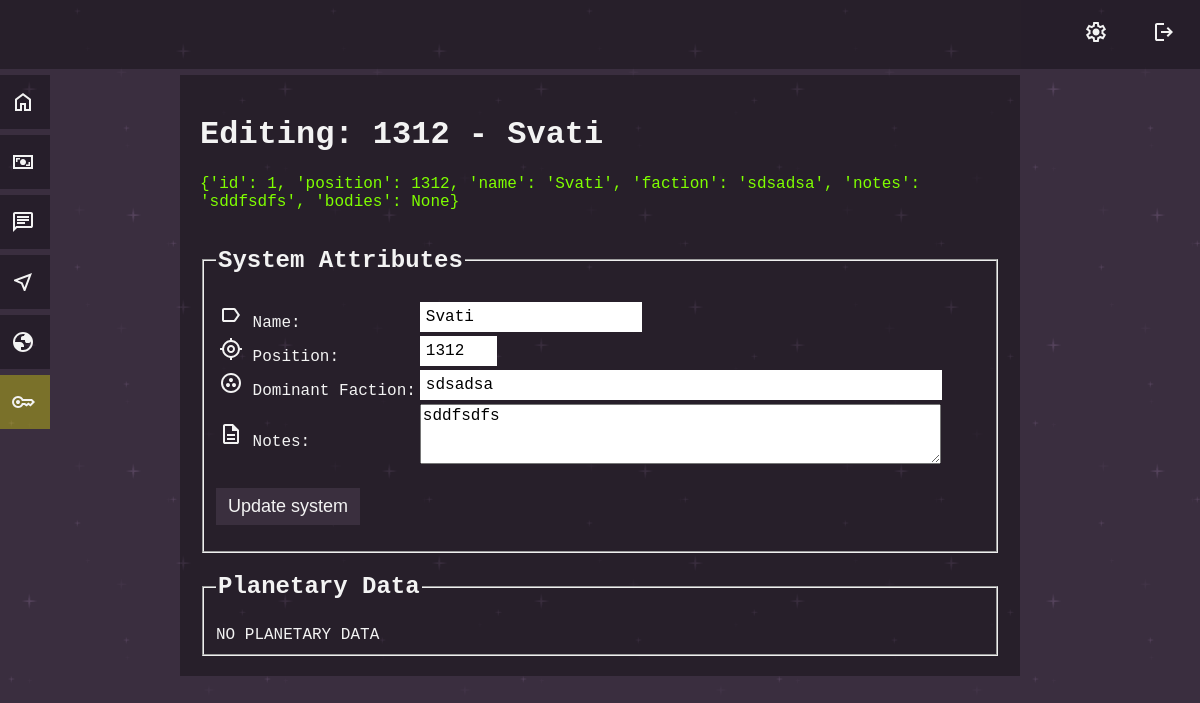
Page /edit_system/1 (signed in) on the earlier database version.
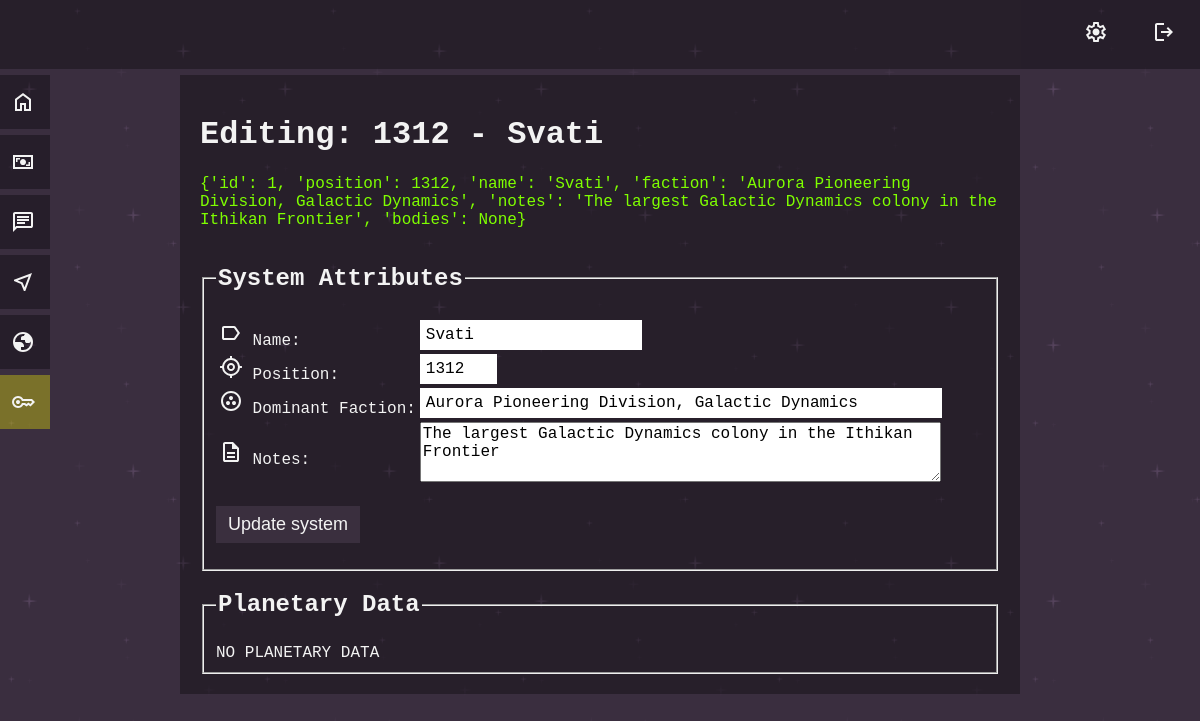
Same page on the later database version.
### tables this page shows
CREATE TABLE systems (
id INTEGER PRIMARY KEY AUTOINCREMENT NOT NULL,
position INT NOT NULL,
name TEXT NOT NULL,
faction TEXT,
notes TEXT,
bodies JSON
);

### app.py (the view)
@app.route("/edit_system/<int:system_id>", methods=['GET', 'POST'])
@login_required
def edit_system(system_id):
    if request.method == 'POST':
        if not request.form.get("edit_system_name"):
            return render_template("error.html", error_message="No system name submitted")
        elif not request.form.get("edit_system_position"):
            return render_template("error.html", error_message="No system position submitted")
        elif not request.form.get("edit_system_faction"):
            return render_template("error.html", error_message="No system faction submitted")
        elif not request.form.get("edit_system_notes"):
            return render_template("error.html", error_message="No system notes/description submitted")
        system_name = str(request.form.get("edit_system_name"))
        system_position = request.form.get("edit_system_position")
        try:
            system_position = int(request.form.get("edit_system_position"))
        except ValueError:
            return render_template("error.html", error_message="system coordinates formatted incorrectly")
        if system_position < 0 or system_position > 9999:
            return render_template("error.html", error_message="system coordinates outside operating parameters")
        system_coordinates_db = db.execute("SELECT position FROM systems WHERE NOT id = ?", system_id)
        existing_system_coordinates = []
        for position in system_coordinates_db:
            existing_system_coordinates.append(position['position'])
        if system_position in existing_system_coordinates:
            return render_template("error.html", error_message="system already exists in location")
        system_faction = str(request.form.get("edit_system_faction"))
        system_notes = str(request.form.get("edit_system_notes"))
        db.execute("UPDATE systems SET position = ?, name = ?, faction = ?, notes = ? WHERE id = ?",
            system_position,
            system_name,
            system_faction,
            system_notes,
            system_id)
        edited_system = db.execute("SELECT * FROM systems WHERE id = ?", system_id)[0]
        return redirect("/system")
    else:
        system_db = db.execute("SELECT id FROM systems")
        existing_systems = []
        for system in system_db:
            existing_systems.append(system['id'])
        if system_id not in existing_systems:
            return render_template("error.html", error_message="NO SUCH SYSTEM")
        else:
            edited_system = db.execute("SELECT * FROM systems WHERE id = ?", system_id)[0]
        return render_template("edit_system.html", edited_system=edited_system)

### app.py (called while the page is built)
@app.context_processor
def inject_admin_status():
    admin_status = session.get("admin", 0)
    return dict(admin=admin_status)

@app.after_request
def after_request(response):
    response.headers["Cache-Control"] = "no-cache, no-store, must-revalidate"
    response.headers["Expires"] = 0
    response.headers["Pragma"] = "no-cache"
    return response

### helpers.py (called while the page is built)
def login_required(f):
    @wraps(f)
    def decorated_function(*args, **kwargs):
        if session.get("user_id") is None:
            return redirect("/login")
        return f(*args, **kwargs)
    return decorated_function

### templates/edit_system.html (shortened to what this page needs)
{% extends "layout.html" %}
{% block main %}
<h1>Editing: {{ edited_system.position }} - {{ edited_system.name }}</h1>
<p style="color: chartreuse;">
    {{ edited_system }}
</p>
<form action="{{ url_for('edit_system', system_id=edited_system.id) }}" method='POST'>
    <fieldset>
        <legend>
            <h2>System Attributes</h2>
        </legend>
        <table>
            <tr>
                <td>
                    <img src="{{ url_for('static', filename='icon-label.svg') }}" alt="name" />
                    <label for="edit_system_name">
                        Name:
                    </label>
                </td>
                <td>
                    <input autocomplete="off" name="edit_system_name" type="text" id="edit_system_name"
                        value="{{ edited_system.name }}" />
                </td>
            </tr>
            <tr>
                <td>
                    <img src="{{ url_for('static', filename='icon-location.svg') }}" alt="position" />
                    <label for="edit_system_position">
                        Position:
                    </label>
                </td>
                <td>
                    <input autocomplete="off" name="edit_system_position" type="number" min="0000" max="9999"
                        id="edit_system_position" value="{{ edited_system.position }}" />
                </td>
            </tr>
            <tr>
                <td>
                    <img src="{{ url_for('static', filename='icon-faction.svg') }}" alt="faction" />
                    <label for="edit_system_faction">
                        Dominant Faction:
                    </label>
                </td>
                <td>
                    <input autocomplete="off" name="edit_system_faction" type="text" id="edit_system_faction"
                        value="{{ edited_system.faction }}" size="50" />
                </td>
            </tr>
            <tr>
                <td>
                    <img src="{{ url_for('static', filename='icon-document.svg') }}" alt="notes" />
                    <label for="edit_system_notes">
                        Notes:
                    </label>
                </td>
                <td>
                    <textarea id="edit_system_notes" name="edit_system_notes" rows="3" cols="50" class="compose_message"
                        style="resize: vertical;">{{ edited_system.notes }}</textarea>
                </td>
            </tr>
        </table>
        <p>
            <button type="submit" class="ui_button" id="update_system_button">Update system</button>
        </p>
    </fieldset>
</form>
<form action="{{ url_for('edit_planets', system_id=edited_system.id) }}" method='POST'>
    <fieldset>
        <legend>
            <h2>
                Planetary Data
            </h2>
        </legend>
    </fieldset>
</form>
{% endblock %}

Differences in the rows shown:
changed systems "Svati": edit_system_faction "sdsadsa" → "Aurora Pioneering Division, Galactic Dynamics"; edit_system_notes "sddfsdfs" → "The largest Galactic Dynamics colony in the Ithikan Frontier"
Other differences:
{{ edited_system }}: "{'id': 1, 'position': 1312, 'name': 'Svati', 'faction': 'sdsadsa', 'notes': 'sddfsdfs', 'bodies': None}" → "…1312, 'name': 'Svati', 'faction': 'Aurora Pioneering Division, Galactic Dynamics', 'notes': 'The largest Galactic Dynamics colony in the Ithikan Frontier', 'bodies': None}"
